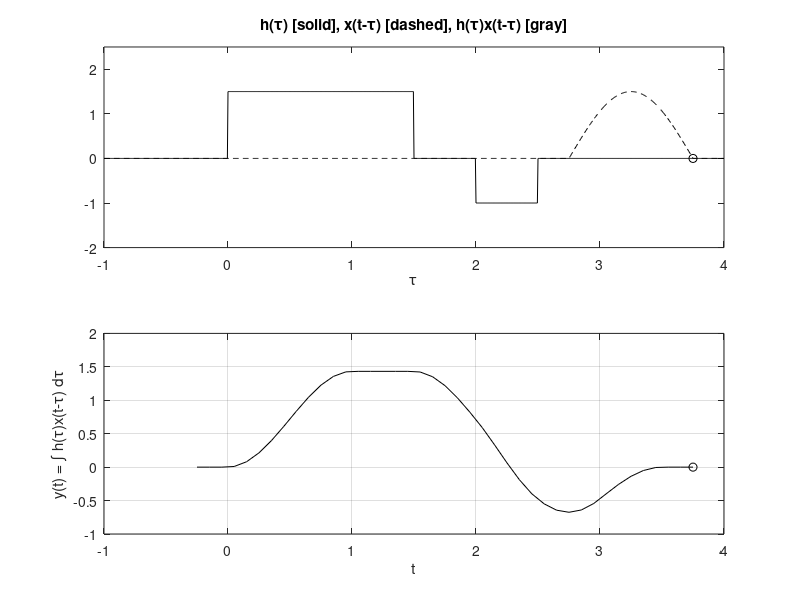

Source code (MATLAB):
u = @(t) 1.0*(t>=0);
x = @(t) 1.5*sin(pi*t).*(u(t)-u(t-1));
h = @(t) 1.5*(u(t)-u(t-1.5))-u(t-2)+u(t-2.5);
dtau = 0.005; tau = -1:dtau:4;
ti = 0; tvec = -.25:.1:3.75;
y = NaN*zeros(1,length(tvec)); % Pre-allocate memory
for t = tvec
ti = ti+1; % Time index
xh = x(t-tau).*h(tau); lxh = length(xh);
y(ti) = sum(xh.*dtau); % Trapezoidal approximation of convolution integral
subplot(2,1,1),plot(tau,h(tau),'k-',tau,x(t-tau),'k--',t,0,'ok');
axis([tau(1) tau(end) -2.0 2.5]);
patch([tau(1:end-1);tau(1:end-1);tau(2:end);tau(2:end)],...
[zeros(1,lxh-1);xh(1:end-1);xh(2:end);zeros(1,lxh-1)],...
[.8 .8 .8],'edgecolor','none');
xlabel('\tau'); title('h(\tau) [solid], x(t-\tau) [dashed], h(\tau)x(t-\tau) [gray]');
c = get(gca,'children'); set(gca,'children',[c(2);c(3);c(4);c(1)]);
subplot(2,1,2),plot(tvec,y,'k',tvec(ti),y(ti),'ok');
xlabel('t'); ylabel('y(t) = \int h(\tau)x(t-\tau) d\tau');
axis([tau(1) tau(end) -1.0 2.0]); grid;
drawnow;
end
